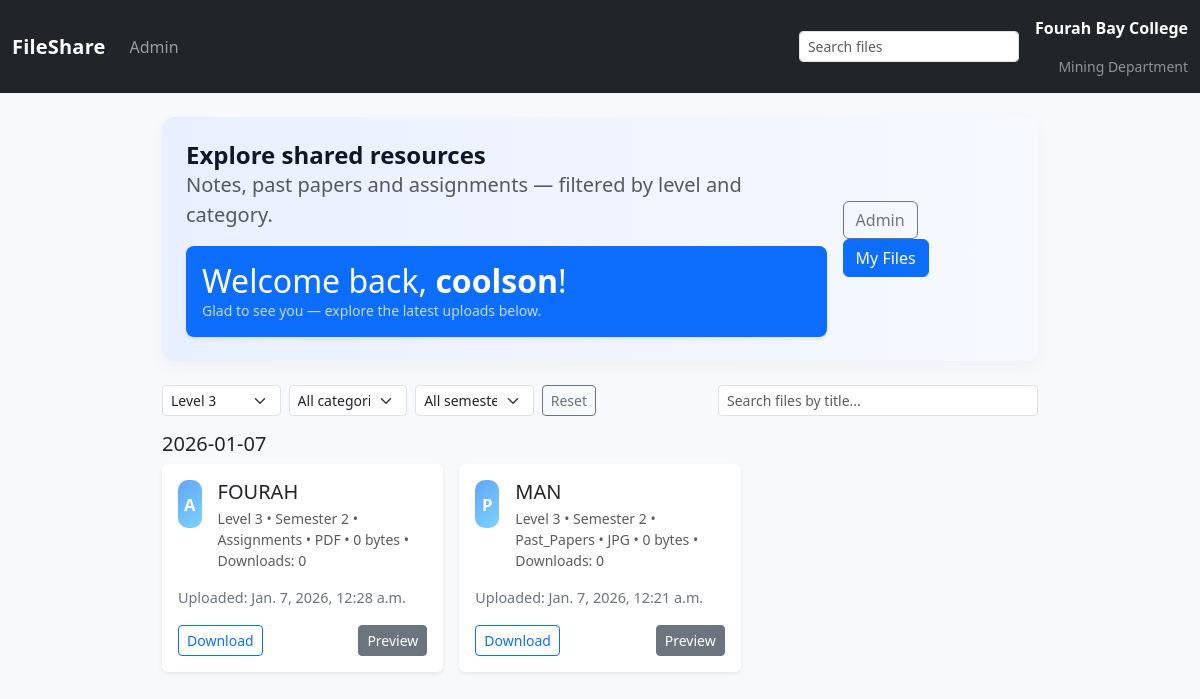
/level/3/ (signed in), run on the app's committed database.
### files/models.py (models this page shows, shortened)
class FileUpload(models.Model):
    title = models.CharField(max_length=255)
    level = models.PositiveSmallIntegerField(choices=LEVEL_CHOICES, default=1)
    file = models.FileField(upload_to='uploads/')
    category = models.CharField(max_length=20, choices=CATEGORY_CHOICES, default='notes')
    uploaded_at = models.DateTimeField(auto_now_add=True)
    semester = models.PositiveSmallIntegerField(choices=SEMESTER_CHOICES, default=1)
    uploaded_by = models.ForeignKey(User, null=True, blank=True, on_delete=models.SET_NULL)
    archived = models.BooleanField(default=False)
    download_count = models.PositiveIntegerField(default=0)
    @property
    def file_type(self):
        try:
            return os.path.splitext(self.file.name)[1].lstrip('.').lower()
        except Exception:
            return ''
    @property
    def file_size(self):
        try:
            return self.file.size or 0
        except Exception:
            return 0
    @property
    def file_size_display(self):
        size = self.file_size
        for unit in ['bytes', 'KB', 'MB', 'GB']:
            if size < 1024 or unit == 'GB':
                if unit == 'bytes':
                    return f"{size} {unit}"
                return f"{size:.1f} {unit}"
            size = size / 1024.0
        return f"{self.file_size} bytes"

### files/views.py (the view, shortened to what this page needs)
# urls.py: path('level/<int:level>/', views.index, name='level'),
def index(request, level=None, category=None, semester=None):
    files_qs = FileUpload.objects.filter(archived=False).order_by('-uploaded_at')
    levels = [1, 2, 3, 4, 5]
    current_level = None
    categories = [{'key': k, 'label': v} for k, v in CATEGORY_CHOICES]
    current_category = None
    semesters = [{'key': k, 'label': v} for k, v in SEMESTER_CHOICES]
    current_semester = None
    if level:
        try:
            level_int = int(level)
            if level_int in levels:
                files_qs = files_qs.filter(level=level_int)
                current_level = level_int
        except (TypeError, ValueError):
            current_level = None
    if category:
        valid_keys = [k for k, _ in CATEGORY_CHOICES]
        if category in valid_keys:
            files_qs = files_qs.filter(category=category)
            current_category = category
    groups = OrderedDict()
    for f in files_qs:
        try:
            d = timezone.localtime(f.uploaded_at).date()
        except Exception:
            d = f.uploaded_at.date()
        key = d.strftime('%Y-%m-%d')
        groups.setdefault(key, []).append(f)
    db_path = settings.DATABASES.get('default', {}).get('NAME', '')
    if isinstance(db_path, str) and 'onedrive' in db_path.lower():
        messages.warning(request, 'Warning: project appears inside OneDrive. Database file may be overwritten by sync; consider moving the project or the DB to a stable location.')
    return render(request, 'files/index.html', {
        'files_groups': groups,
        'levels': levels,
        'current_level': current_level,
        'semesters': semesters,
        'current_semester': current_semester,
        'categories': categories,
        'current_category': current_category,
    })

### templates/files/index.html (shortened to what this page needs)
<!doctype html>
<html lang="en">
<head>
    <link href="https://cdn.jsdelivr.net/npm/bootstrap@5.3.0/dist/css/bootstrap.min.css" rel="stylesheet">
    <link rel="stylesheet" href="/static/files/style.css">
</head>
<body>
<nav class="navbar navbar-expand-lg navbar-dark bg-dark">
  <div class="container-fluid">
    <a class="navbar-brand" href="#">FileShare</a>
    <div class="collapse navbar-collapse" id="navbarSupportedContent">
      <ul class="navbar-nav me-auto mb-2 mb-lg-0">
        <li class="nav-item">
          <a class="nav-link" href="/admin/">Admin</a>
        </li>
      </ul>
      <form class="d-flex ms-auto d-none d-lg-flex" role="search">
        <input id="searchTop" class="form-control form-control-sm" type="search" placeholder="Search files" aria-label="Search">
      </form>
      <div class="d-none d-lg-flex flex-column ms-3 text-end">
        <div class="navbar-text text-white fw-semibold">Fourah Bay College</div>
        <div class="navbar-text text-white-50 small">Mining Department</div>
      </div>
    </div>
  </div>
</nav>
<main class="container py-4">
    <section class="hero py-4 mb-4">
      <div class="d-flex justify-content-between align-items-center">
        <div>
          <h1 class="hero-title">Explore shared resources</h1>
          <p class="lead text-muted">Notes, past papers and assignments — filtered by level and category.</p>
          {% if user.is_authenticated %}
            <div class="mt-3">
              <div class="p-3 bg-primary text-white rounded-3 shadow-sm">
                <h2 class="mb-0">Welcome back, <span class="fw-bold">{{ user.username }}</span>!</h2>
                <div class="small opacity-75">Glad to see you — explore the latest uploads below.</div>
              </div>
            </div>
          {% endif %}
        </div>
        <div class="ms-3 d-none d-md-block">
          <a class="btn btn-outline-secondary me-2" href="/admin/">Admin</a>
          <a class="btn btn-primary" href="{% url 'files:home' %}">My Files</a>
        </div>
      </div>
    </section>
    <div class="mb-3 controls">
      <div class="row g-2 align-items-center">
        <div class="col-md-6 d-flex align-items-center gap-2">
          <select id="levelFilter" class="form-select form-select-sm" style="max-width:140px;">
            {% for lvl in levels %}
              <option value="{{ lvl }}" {% if current_level == lvl %}selected{% endif %}>Level {{ lvl }}</option>
            {% endfor %}
          </select>
          <select id="categoryFilter" class="form-select form-select-sm" style="max-width:180px;">
            <option value="">All categories</option>
          </select>
          <select id="semesterFilter" class="form-select form-select-sm" style="max-width:160px;">
            <option value="">All semesters</option>
          </select>
          <button id="resetFilters" class="btn btn-sm btn-outline-secondary">Reset</button>
        </div>
        <div class="col-md-6 text-md-end">
          <input id="searchBox" class="form-control form-control-sm d-inline-block search-input" placeholder="Search files by title..." />
        </div>
      </div>
    </div>
    {% if files_groups %}
      <div id="filesGrid">
        {% for date_key, group in files_groups.items %}
          <div class="mb-4">
            <h5 class="mb-2">{{ date_key }}</h5>
            <div class="row row-cols-1 row-cols-md-2 row-cols-lg-3 g-3">
              {% for f in group %}
                <div class="col file-card" data-title="{{ f.title|lower }}" data-level="{{ f.level }}" data-category="{{ f.category }}" data-semester="{{ f.semester }}">
                  <div class="card h-100 shadow-sm">
                    <div class="card-body d-flex flex-column">
                      <div class="d-flex align-items-start gap-3">
                        <div class="icon-box">{{ f.category|slice:":1"|upper }}</div>
                        <div class="flex-grow-1">
                          <h5 class="card-title mb-1">{{ f.title }}</h5>
                          <div class="meta text-muted small">Level {{ f.level }} • Semester {{ f.semester }} • {{ f.category|title }} • {{ f.file_type|upper }} • {{ f.file_size_display }} • Downloads: {{ f.download_count }}</div>
                        </div>
                      </div>
                      <p class="mt-3 mb-0 text-truncate">Uploaded: {{ f.uploaded_at }}</p>
                      <div class="mt-3 d-flex justify-content-between align-items-center">
                        <a class="btn btn-sm btn-outline-primary" href="{% url 'files:download' f.pk %}">Download</a>
                        <button type="button" class="btn btn-sm btn-secondary preview-btn" data-preview-url="{% url 'files:preview_page' f.pk %}" data-preview-page-url="{% url 'files:preview_page' f.pk %}" data-title="{{ f.title|escape }}">Preview</button>
                      </div>
                    </div>
                  </div>
                </div>
              {% endfor %}
            </div>
          </div>
        {% endfor %}
      </div>
    {% else %}
    <div class="empty-state text-center py-5">
      <h4>No files yet</h4>
      <p class="text-muted">Uploads will appear here when an admin adds them.</p>
    </div>
    {% endif %}
</main>
</body>
</html>

### static/files/style.css (style rules this page uses)
body { background-color: #f8f9fa; margin: 0; padding: 0; }
.container { max-width: 900px; }
.hero { background: linear-gradient(90deg,#e8f0ff 0%,#f7f9ff 100%); padding: 24px; border-radius: 12px; box-shadow: 0 6px 18px rgba(15,23,42,0.04); }
.hero-title { margin: 0; font-weight: 700; font-size: 1.5rem; color: #0f172a; }
.controls .search-input { max-width: 320px; display: inline-block; }
.card { border: 0; overflow: hidden; transition: transform .18s ease, box-shadow .18s ease; }
.icon-box { width:48px; height:48px; border-radius:10px; background:linear-gradient(135deg,#60a5fa,#7dd3fc); display:flex; align-items:center; justify-content:center; color:white; font-weight:700; font-size:1.05rem; }
.file-card { cursor: default; }
.meta { color: #6b7280; }
.text-truncate { color: #6b7280; font-size: .9rem; }
.navbar-brand { font-weight: 700; letter-spacing: .2px; }
.navbar .nav-link { padding-left: .6rem; padding-right: .6rem; }

### data on the page
FileUpload: uploaded_at "2026-01-07", category "A", title "FOURAH", level "3", semester "2", category "Assignments", file_type "PDF", file_size_display "0 bytes", download_count "0", uploaded_at "Jan. 7, 2026, 12:28 a.m."
FileUpload: category "P", title "MAN", level "3", semester "2", category "Past_Papers", file_type "JPG", file_size_display "0 bytes", download_count "0", uploaded_at "Jan. 7, 2026, 12:21 a.m."

### other printed values
{{ user.username }} "coolson"
